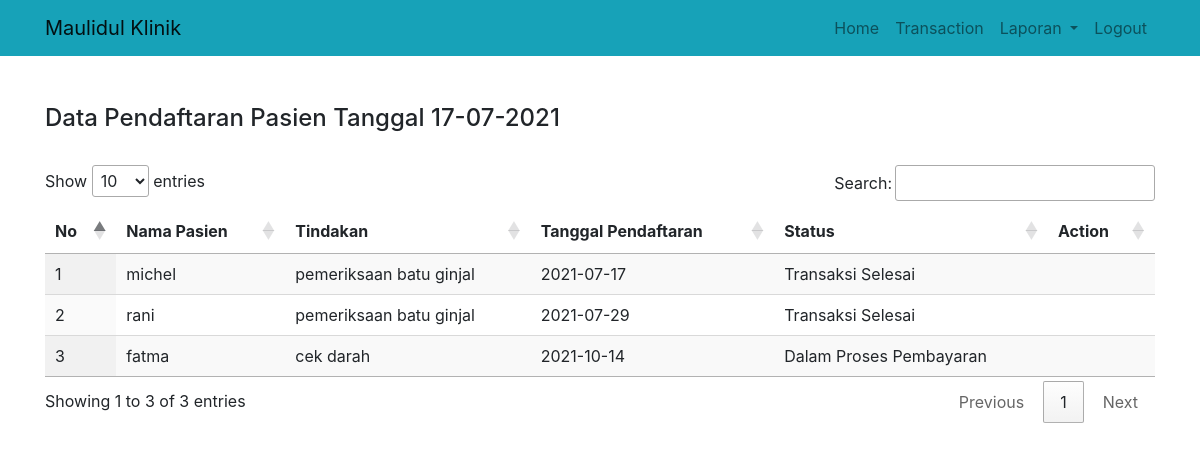
The app's page /index.php?halaman=transaksi (signed in) with its own data.
### tables this page shows
CREATE TABLE `pendaftaran` (
  `id_pendaftaran` int(11) NOT NULL,
  `id_user` int(11) NOT NULL,
  `id_pegawai` int(11) NOT NULL,
  `id_tindakan` int(11) NOT NULL,
  `tgl_pendaftaran` date NOT NULL,
  `status_pendaftaran` varchar(25) NOT NULL DEFAULT 'Pending'
);

CREATE TABLE `user` (
  `id_user` int(11) NOT NULL,
  `nama` varchar(25) NOT NULL,
  `tgl_lahir` date NOT NULL,
  `umur` int(11) NOT NULL,
  `nohp` varchar(17) NOT NULL,
  `alamat` varchar(300) NOT NULL,
  `jk` varchar(25) NOT NULL,
  `status` varchar(25) NOT NULL DEFAULT 'Pasien'
);

CREATE TABLE `tindakan` (
  `id_tindakan` int(11) NOT NULL,
  `tindakan` text NOT NULL,
  `biaya` int(11) NOT NULL
);

### transaksi.php (the view, shortened to what this page needs)
<div class="d-flex justify-content-between mb-4">
    <h4>Data Pendaftaran Pasien Tanggal <?= date('d-m-Y') ?></h4>
</div>
<div class="table-responsive">
    <table id="example" class="display" style="width:100%">
        <thead>
            <tr>
                <th>No</th>
                <th>Nama Pasien</th>
                <th>Tindakan</th>
                <th>Tanggal Pendaftaran</th>
                <th>Status</th>
                <th>Action</th>
            </tr>
        </thead>
        <tbody>
            <?php
            $no = 1;
            $ambil = mysqli_query($koneksi, "SELECT *FROM pendaftaran join user on pendaftaran.id_user=user.id_user join pegawai on pendaftaran.id_pegawai=pegawai.id_pegawai  join tindakan on pendaftaran.id_tindakan=tindakan.id_tindakan where pendaftaran.id_pegawai='$user[id_pegawai]' order by pendaftaran.tgl_pendaftaran ASC");
            while ($pecah = mysqli_fetch_array($ambil)) { ?>
                <tr>
                    <td><?= $no++ ?></td>
                    <td><?= $pecah["nama"] ?></td>
                    <td><?= $pecah["tindakan"] ?></td>
                    <td><?= $pecah["tgl_pendaftaran"] ?></td>
                    <td><?= $pecah["status_pendaftaran"] ?></td>
                    <td>
                    </td>
                </tr>
            <?php } ?>
            </body>

### index.php (shortened to what this page needs)
<?php
include 'koneksi.php';
?>
<?php
if (!empty($_SESSION['pegawai'])) {
  $ambil = mysqli_query($koneksi, "SELECT *FROM pegawai WHERE id_pegawai='$_SESSION[pegawai]'");
  $user = mysqli_fetch_assoc($ambil);
}
?>
<!doctype html>
<html lang="en">
<head>
  <link rel="stylesheet" href="https://cdn.jsdelivr.net/npm/bootstrap@4.6.0/dist/css/bootstrap.min.css">
  <link rel="stylesheet" href="https://cdn.datatables.net/1.10.25/css/jquery.dataTables.min.css">
  <link rel="stylesheet" href="https://cdnjs.cloudflare.com/ajax/libs/font-awesome/5.15.3/css/all.min.css" />
</head>
<body>
  <nav class="navbar navbar-expand-lg navbar-light bg-info">
    <div class="container">
      <a class="navbar-brand" href="index.php">Maulidul Klinik</a>
      <?php if ($user['status'] == "Admin") { ?>
        <div class="collapse navbar-collapse" id="navbarSupportedContent">
          <ul class="navbar-nav ml-auto">
            <li class="nav-item">
              <a class="nav-link" href="index.php">Home</a>
            </li>
            <li class="nav-item dropdown">
              <a class="nav-link dropdown-toggle" href="#" id="navbarDropdown" role="button" data-toggle="dropdown" aria-haspopup="true" aria-expanded="false">
                Data Master
              </a>
              <div class="dropdown-menu" aria-labelledby="navbarDropdown">
                <a class="dropdown-item" href="index.php?halaman=pasien">Pasien</a>
                <a class="dropdown-item" href="index.php?halaman=pengguna">Pengguna</a>
                <a class="dropdown-item" href="index.php?halaman=tindakan">Tindakan</a>
                <a class="dropdown-item" href="index.php?halaman=obat">Obat</a>
              </div>
            </li>
            <li class="nav-item">
              <a class="nav-link" href="index.php?halaman=pasien_terdaftar">Pendaftaran</a>
            </li>
            <li class="nav-item">
              <a class="nav-link" href="index.php?halaman=transaksi">Transaction</a>
            </li>
            <li class="nav-item">
              <a class="nav-link" href="index.php?halaman=pembayaran">Pembayaran</a>
            </li>
            <li class="nav-item dropdown">
              <a class="nav-link dropdown-toggle" href="index.php?halaman=user" id="navbarDropdown" role="button" data-toggle="dropdown" aria-haspopup="true" aria-expanded="false">
                Laporan
              </a>
              <div class="dropdown-menu" aria-labelledby="navbarDropdown">
                <a class="dropdown-item" href="index.php?halaman=lap_pasien">Pasien</a>
              </div>
            </li>
            <li class="nav-item">
              <a class="nav-link" href="index.php?halaman=logout">Logout</a>
            </li>
          </ul>
        </div>
      <?php } else { ?>
        <div class="collapse navbar-collapse" id="navbarSupportedContent">
          <ul class="navbar-nav ml-auto">
            <li class="nav-item">
              <a class="nav-link" href="index.php">Home</a>
            </li>
            <li class="nav-item">
              <a class="nav-link" href="index.php?halaman=transaksi">Transaction</a>
            </li>
            <li class="nav-item dropdown">
              <a class="nav-link dropdown-toggle" href="index.php?halaman=user" id="navbarDropdown" role="button" data-toggle="dropdown" aria-haspopup="true" aria-expanded="false">
                Laporan
              </a>
            </li>
            <li class="nav-item">
              <a class="nav-link" href="index.php?halaman=logout">Logout</a>
            </li>
          </ul>
        </div>
      <?php } ?>
    </div>
  </nav>
  <div class="container mt-5">
    <?php
    if (isset($_GET['halaman'])) {
      if ($_GET['halaman'] == "pasien") {
        include 'pasien.php';
      } elseif ($_GET['halaman'] == "edit_pasien") {
        include 'edit_pasien.php';
      } elseif ($_GET['halaman'] == "hapus_pasien") {
        include 'hapus_pasien.php';
      } elseif ($_GET['halaman'] == "tambah_pasien") {
        include 'tambah_pasien.php';
      } elseif ($_GET['halaman'] == "pengguna") {
        include 'pengguna.php';
      } elseif ($_GET['halaman'] == "tambah_pengguna") {
        include 'tambah_pengguna.php';
      } elseif ($_GET['halaman'] == "hapus_pengguna") {
        include 'hapus_pengguna.php';
      } elseif ($_GET['halaman'] == "edit_pengguna") {
        include 'edit_pengguna.php';
      } elseif ($_GET['halaman'] == "tindakan") {
        include 'tindakan.php';
      } elseif ($_GET['halaman'] == "tambah_tindakan") {
        include 'tambah_tindakan.php';
      } elseif ($_GET['halaman'] == "hapus_tindakan") {
        include 'hapus_tindakan.php';
      } elseif ($_GET['halaman'] == "edit_tindakan") {
        include 'edit_tindakan.php';
      } elseif ($_GET['halaman'] == "obat") {
        include 'obat.php';
      } elseif ($_GET['halaman'] == "tambah_obat") {
        include 'tambah_obat.php';
      } elseif ($_GET['halaman'] == "hapus_obat") {
        include 'hapus_obat.php';
      } elseif ($_GET['halaman'] == "edit_obat") {
        include 'edit_obat.php';
      } elseif ($_GET['halaman'] == "pendaftaran") {
        include 'pendaftaran.php';
      } elseif ($_GET['halaman'] == "tambah_pendaftaran") {
        include 'tambah_pendaftaran.php';
      } elseif ($_GET['halaman'] == "hapus_pendaftaran") {
        include 'hapus_pendaftaran.php';
      } elseif ($_GET['halaman'] == "edit_pendaftaran") {
        include 'edit_pendaftaran.php';
      } elseif ($_GET['halaman'] == "pasien_terdaftar") {
        include 'pasien_terdaftar.php';
      } elseif ($_GET['halaman'] == "transaksi") {
        include 'transaksi.php';
      } elseif ($_GET['halaman'] == "tindakan_obat") {
        include 'tindakan_obat.php';
      } elseif ($_GET['halaman'] == "add") {
        include 'add.php';
      } elseif ($_GET['halaman'] == "hapus_tmp") {
        include 'hapus_tmp.php';
      } elseif ($_GET['halaman'] == "add_obat") {
        include 'add_obat.php';
      } elseif ($_GET['halaman'] == "pembayaran") {
        include 'pembayaran.php';
      } elseif ($_GET['halaman'] == "input_pembayaran") {
        include 'input_pembayaran.php';
      } elseif ($_GET['halaman'] == "lap_pasien") {
        include 'lap_pasien.php';
      } elseif ($_GET['halaman'] == "logout") {
        include 'logout.php';
      }
    } else {
      include 'home.php';
    }
    ?>
</body>
</html>

### records on screen
pendaftaran: id_user.nama "michel", id_tindakan.tindakan "pemeriksaan batu ginjal", tgl_pendaftaran "2021-07-17", status_pendaftaran "Transaksi Selesai"
pendaftaran: id_user.nama "rani", id_tindakan.tindakan "pemeriksaan batu ginjal", tgl_pendaftaran "2021-07-29", status_pendaftaran "Transaksi Selesai"
pendaftaran: id_user.nama "fatma", id_tindakan.tindakan "cek darah", tgl_pendaftaran "2021-10-14", status_pendaftaran "Dalam Proses Pembayaran"
